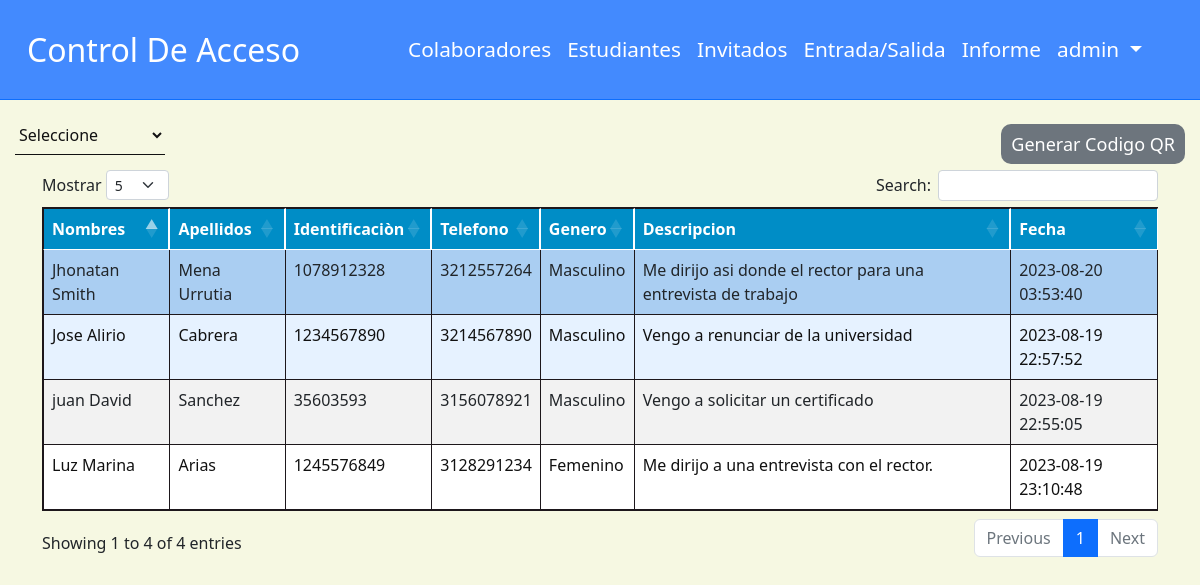
Screenshot of /invitado.php (signed in) with the database file from the repository.
### tables this page shows
CREATE TABLE `administrador` (
  `id` int(11) NOT NULL,
  `usuario` varchar(10) NOT NULL,
  `clave` varchar(10) NOT NULL,
  `nombre` varchar(10) NOT NULL
);

CREATE TABLE `invitados` (
  `id` int(11) NOT NULL,
  `nombre` varchar(25) NOT NULL,
  `apellido` varchar(25) NOT NULL,
  `documento` varchar(11) NOT NULL,
  `telefono` varchar(11) NOT NULL,
  `genero` int(5) NOT NULL,
  `descripcion` varchar(1000) NOT NULL,
  `fecha` datetime DEFAULT NULL
);

CREATE TABLE `genero` (
  `id_genero` int(11) NOT NULL,
  `nombre` varchar(20) NOT NULL
);

### invitado.php (the view, shortened to what this page needs)
<?php
include './Database/conexion.php';
if (!isset($_POST["genero"])) {
    $consulta = "SELECT invitados.nombre, invitados.apellido, invitados.documento, genero.nombre as genero, invitados.descripcion, invitados.telefono , invitados.fecha FROM invitados
                 INNER JOIN genero ON invitados.genero = genero.id_genero";
    $consulta1 = $DB_con->prepare($consulta);
    $consulta1->execute();
}
?>
<!DOCTYPE html>
<html lang="en">
<head>
<link rel="stylesheet" href="https://cdn.jsdelivr.net/npm/bootstrap@5.2.2/dist/css/bootstrap.min.css" />
    <link rel="stylesheet" href="https://cdn.datatables.net/1.12.1/css/dataTables.bootstrap5.min.css" />
    <link rel="stylesheet" href="./css/header.css">
    <link rel="stylesheet" href="./css/caja.css">
    <link rel="stylesheet" href="./css/codigoQR.css">
</head>
<body>
        <header>
            <?php include './componentes/header.php' ?>
        </header>
    <div class="caja">
        <div class="posicion">
            <form action="" method="post">
            <select name="carrera" id="" onchange="cambio()">
                <option value="" >Seleccione</option>
            </select>
            </form>
        </div>
        <div class="todo">
            <div class="posiciom">
                <button type="submit" name="agregar" data-bs-toggle="modal" data-bs-target="#generar_qr"> Generar Codigo QR</button>
            </div>
        </div>
   </div>
    <div class="container">
     <table id="example" class="table table-striped table-bordered" style="width:100%">
        <thead>
            <tr>
                <th>Nombres</th>
                <th>Apellidos</th>
                <th>Identificaciòn</th>
                <th>Telefono</th>
                <th>Genero</th>
                <th>Descripcion</th>
                <th>Fecha</th>
            </tr>
        </thead>
        <tbody>
    <?php
    if ($consulta1->rowCount() > 0) {
      $rows = $consulta1->fetchAll(PDO::FETCH_ASSOC);
      $filaIndex = 0;
      foreach ($rows as $row) {
        $filaClass = $filaIndex % 2 == 0 ? 'tabla-filas' : '';
        echo '<tr class="' . $filaClass . '">';
        echo '<td>' . $row["nombre"] . '</td>';
        echo '<td>' . $row["apellido"] . '</td>';
        echo '<td>' . $row["documento"] . '</td>';
        echo '<td>' . $row["telefono"] . '</td>';
        echo '<td>' . $row["genero"] . '</td>';
        echo '<td>' . $row["descripcion"] . '</td>';
        echo '<td>' . $row["fecha"] . '</td>';
        echo '</tr>';
        $filaIndex++;
      }
    }
    ?>
  </tbody>
    </table>
</div>
</body>
</html>

### componentes/header.php (shortened to what this page needs)
<?php
        require './database/conexion.php';
        $consulta=$DB_con->prepare('SELECT * FROM administrador WHERE id=:id');
        $consulta->bindParam(':id', $_SESSION['id']);
        $consulta->execute();
        $cliente=$consulta->fetch(PDO::FETCH_ASSOC);
?>
<header>
<nav class="navbar navbar-expand-md border-bottom border-primary">
        <div class="container-fluid">
            <a href="./administracion.php" class="navbar-brand">Control De Acceso</a>
            <div id="MenuNavegacion" class="collapse navbar-collapse">
                <ul class="navbar-nav ml-auto" id="nav1">
                    <li class="nav-item"><a href="./colaboradores.php" class="nav-link">Colaboradores</a></li>
                    <li class="nav-item"><a href="./estudiantes.php" class="nav-link">Estudiantes</a></li>
                    <li class="nav-item"><a href="./invitado.php" class="nav-link">Invitados</a></li>
                    <li class="nav-item"><a href="./entrad-salida.php" class="nav-link">Entrada/Salida</a></li>
                    <li class="nav-item"><a href="./informe.php" class="nav-link">Informe</a></li>
                </ul>
                <ul class="navbar-nav ms-auto">
                    <li class="dropdown">
                        <a class="nav-link dropdown-toggle" href="#" role="button" data-bs-toggle="dropdown"
                            aria-expanded="false">
                            <label for="" class="centro"><?php echo $cliente["nombre"] ?></label>
                        </a>
                    </li>
                </ul>
            </div>
        </div>
    </nav>
</header>

### css/header.css (style rules this page uses)
body { background-color: #f6f8e2; }
.navbar { height: 100px; background: #438AFE; }
.navbar-brand { font-size: 2rem; margin-left: 15px; margin-right: 100px; color: #fff; }
.nav-link { color: #fff; font-size: 1.3rem; }

### css/caja.css (style rules this page uses)
.caja { margin: 15px 15px; position: relative; }
.todo { position: relative; }
.posiciom { position: absolute; right: 0px; bottom: -9px; }
.posicion { position: relative; }
.caja select { border: none; border-bottom: 1px solid #111; background: transparent; outline: none; height: 40px; color: #111; font-size: 16px; width: 150px; }
.caja button { border: none; outline: none; height: 40px; padding: 5px 10px; background: #6D757D; color: #fff; font-size: 18px; border-radius: 10px; }
select { border: none; border-bottom: 1px solid #111; background: transparent; outline: none; height: 40px; color: #111; font-size: 16px; width: 100%; height: 30px; }
.table { border: solid 1px #1D171B; background: #fff; color: #111; }
.table th { border-right: solid 2px #fff; border-bottom: solid 5px #fff; background-color: #008DC6; color: #fff; }
.tabla-filas:nth-child(odd) { background-color: #b3d9ff; }
.tabla-filas:nth-child(even) { background-color: #e6f2ff; }

### rows the page displays
administrador: nombre "admin"
invitados: nombre "Jhonatan Smith", apellido "Mena Urrutia", documento "1078912328", telefono "3212557264", genero.nombre "Masculino", descripcion "Me dirijo asi donde el rector para una entrevista de trabajo", fecha "2023-08-20 03:53:40"
invitados: nombre "juan David", apellido "Sanchez", documento "35603593", telefono "3156078921", genero.nombre "Masculino", descripcion "Vengo a solicitar un certificado", fecha "2023-08-19 22:55:05"
invitados: nombre "Jose Alirio", apellido "Cabrera", documento "1234567890", telefono "3214567890", genero.nombre "Masculino", descripcion "Vengo a renunciar de la universidad", fecha "2023-08-19 22:57:52"
invitados: nombre "Luz Marina", apellido "Arias", documento "1245576849", telefono "3128291234", genero.nombre "Femenino", descripcion "Me dirijo a una entrevista con el rector.", fecha "2023-08-19 23:10:48"
